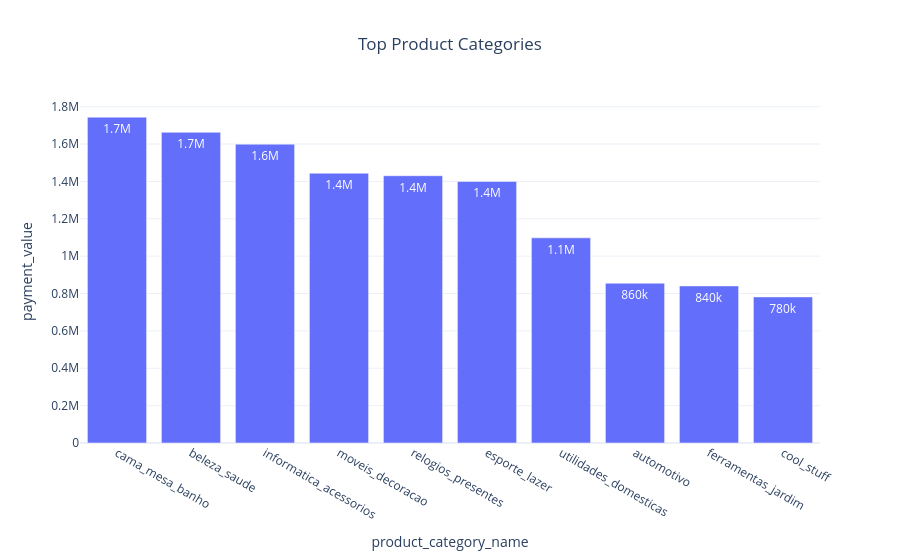

The notebook cell saved with this chart:
### Code cell
fig=px.bar(

category,

x="product_category_name",

y="payment_value",

text_auto=".2s",

title="Top Product Categories"

)

fig.update_layout(

template="plotly_white",

title_x=0.5

)

fig.show()

### Figure 1 — Plotly figure (JSON) as saved in the notebook; plotly's stock layout.template omitted (floating-point values rounded to 4 significant figures)
{"data": [{"hovertemplate": "product_category_name=%{x}<br>payment_value=%{y}<extra></extra>", "legendgroup": "", "marker": {"color": "#636efa", "pattern": {"shape": ""}}, "name": "", "orientation": "v", "showlegend": false, "textposition": "auto", "texttemplate": "%{y:.2s}", "type": "bar", "x": ["cama_mesa_banho", "beleza_saude", "informatica_acessorios", "moveis_decoracao", "relogios_presentes", "esporte_lazer", "utilidades_domesticas", "automotivo", "ferramentas_jardim", "cool_stuff"], "xaxis": "x", "y": [1744000.0, 1663000.0, 1599000.0, 1444000.0, 1431000.0, 1400000.0, 1098000.0, 855100.0, 840700.0, 781900.0], "yaxis": "y"}], "layout": {"barmode": "relative", "legend": {"tracegroupgap": 0}, "title": {"text": "Top Product Categories", "x": 0.5}, "xaxis": {"anchor": "y", "domain": [0, 1], "title": {"text": "product_category_name"}}, "yaxis": {"anchor": "x", "domain": [0, 1], "title": {"text": "payment_value"}}}}
